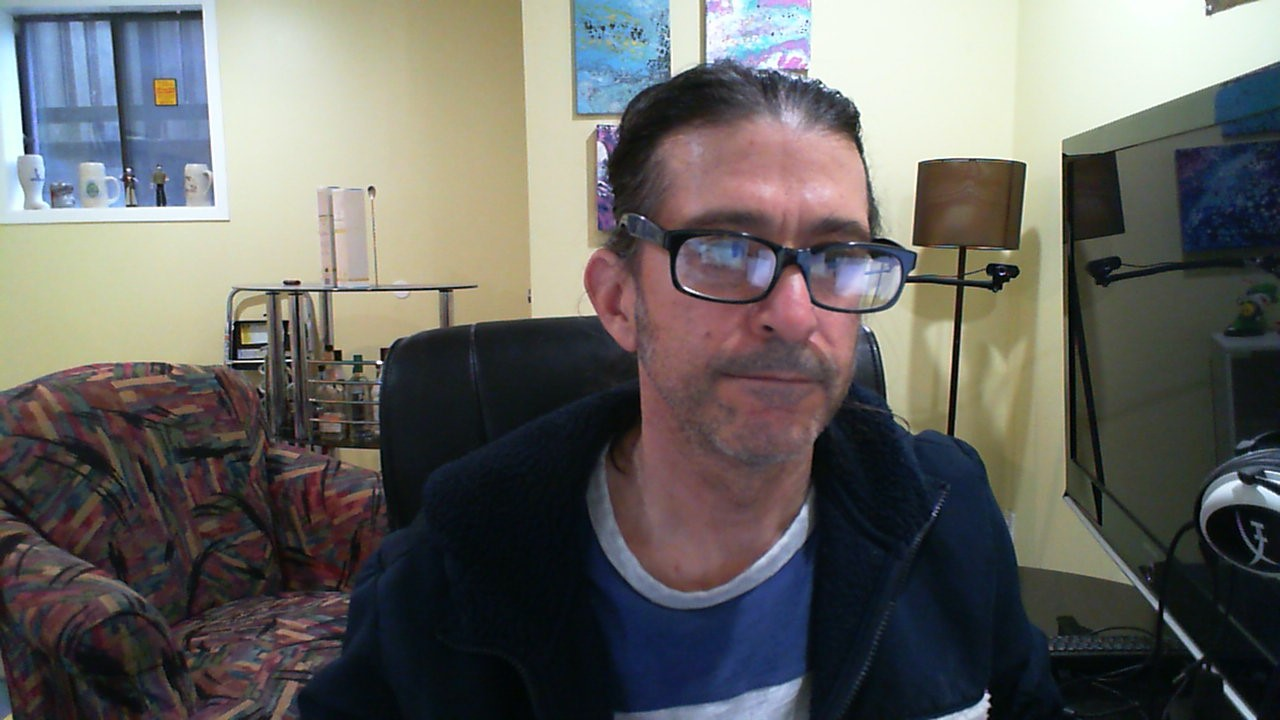
#> input picture Final_Project/dataset/real/10Cr.jpg, 1280 x 720 px, found by its file name; its folder holds 4 pictures in this run
$ python project.py   (Python 2 division)
#> lines starting #> are read from the running program, lines starting #| are printed output that depends on the picture
### Final_Project/lib/haar_cascade.py
from __future__ import print_function
import cv2
import argparse


class FaceFinder:
    def __init__(self, path) -> None:

        # load frontal face detector files
        cv2.samples.addSamplesDataSearchPath(path)
        front_face_cascade_name = "haarcascade_frontalface_default.xml"

        # load frontal alt detector files
        cv2.samples.addSamplesDataSearchPath(path)
        alt_face_cascade_name = "haarcascade_frontalface_alt.xml"

        # load frontal alt2 detector files
        cv2.samples.addSamplesDataSearchPath(path)
        alt2_face_cascade_name = "haarcascade_frontalface_alt2.xml"

        # load frontal profile detector files
        cv2.samples.addSamplesDataSearchPath(path)
        profile_face_cascade_name = "haarcascade_profileface.xml"

        # create and load the frontal face cascade
        self.frontal_face_cascade = cv2.CascadeClassifier()
        if not self.frontal_face_cascade.load(
            cv2.samples.findFile(front_face_cascade_name)
        ):
            print("--(!)Error loading frontal face cascade")
            exit(0)

        # create and load the alt face cascade
        self.alt_face_cascade = cv2.CascadeClassifier()
        if not self.alt_face_cascade.load(cv2.samples.findFile(alt_face_cascade_name)):
            print("--(!)Error loading alt face cascade")
            exit(0)

        # create and load the alt2 face cascade
        self.alt2_face_cascade = cv2.CascadeClassifier()
        if not self.alt2_face_cascade.load(
            cv2.samples.findFile(alt2_face_cascade_name)
        ):
            print("--(!)Error loading alt2 face cascade")
            exit(0)

        # create and load the profile face cascade
        self.profile_face_cascade = cv2.CascadeClassifier()
        if not self.profile_face_cascade.load(
            cv2.samples.findFile(profile_face_cascade_name)
        ):
            print("--(!)Error loading profile face cascade")
            exit(0)

    def ultimate_find_face(self, frame):
        face = self.find_frontal_face(frame)
        if face is not None:
            return face
        face = self.find_alt_face(frame)
        if face is not None:
            return face
        face = self.find_alt2_face(frame)
        if face is not None:
            return face
        face = self.find_profile_face(frame)
        return face

    def find_frontal_face(self, frame):
        # get the first face in the image
        faces = self.frontal_face_cascade.detectMultiScale(frame)
        if len(faces) == 0:
            return None
        face = self.frontal_face_cascade.detectMultiScale(frame)[0]
        x, y, width, height = face

        # crop the picture so it only includes that face
        face = frame[y : y + height, x : x + width]
        return face

    def find_alt_face(self, frame):
        # get the first face in the image
        faces = self.alt_face_cascade.detectMultiScale(frame)
        if len(faces) == 0:
            return None
        face = self.alt_face_cascade.detectMultiScale(frame)[0]
        x, y, width, height = face

        # crop the picture so it only includes that face
        face = frame[y : y + height, x : x + width]
        return face

    def find_alt2_face(self, frame):
        # get the first face in the image
        faces = self.alt2_face_cascade.detectMultiScale(frame)
        if len(faces) == 0:
            return None
        face = self.alt2_face_cascade.detectMultiScale(frame)[0]
        x, y, width, height = face

        # crop the picture so it only includes that face
        face = frame[y : y + height, x : x + width]
        return face

    def find_profile_face(self, frame):
        # get the first face in the image
        faces = self.profile_face_cascade.detectMultiScale(frame)
        if len(faces) == 0:
            return None
        face = self.profile_face_cascade.detectMultiScale(frame)[0]
        x, y, width, height = face

        # crop the picture so it only includes that face
        face = frame[y : y + height, x : x + width]
        return face

    def detect_triplet(self, triplet):
        center, left, right = triplet
        center_face = self.ultimate_find_face(center)
        left_face = self.ultimate_find_face(left)
        right_face = self.ultimate_find_face(right)
        return [
            center_face,
            left_face,
            right_face,
        ]

### Final_Project/project.py
import cv2
import numpy as np
from lib.haar_cascade import FaceFinder
from lib.helpers import show_img


def get_evaluation_matrix(predictions, actual):
    true_positive = 0
    false_positive = 0
    true_negative = 0
    false_negative = 0
    for p, a in zip(predictions, actual):
        if p == True and a == True:
            true_positive += 1
            continue
        if p == True and a == True:
            false_positive += 1
            continue
        if p == True and a == True:
            true_negative += 1
            continue
        if p == True and a == True:
            false_negative += 1
            continue
    return (
        true_positive,
        false_positive,
        true_negative,
        false_negative,
    )


def import_images():
    # initiate img types and path
    img_types = ["C", "L", "R"]
    data_path = "Final_Project/dataset/"

    real_imgs = [
        [cv2.imread(f"{data_path}real/{i}{t}r.jpg") for t in img_types]
        for i in range(1, 12 + 1)
    ]
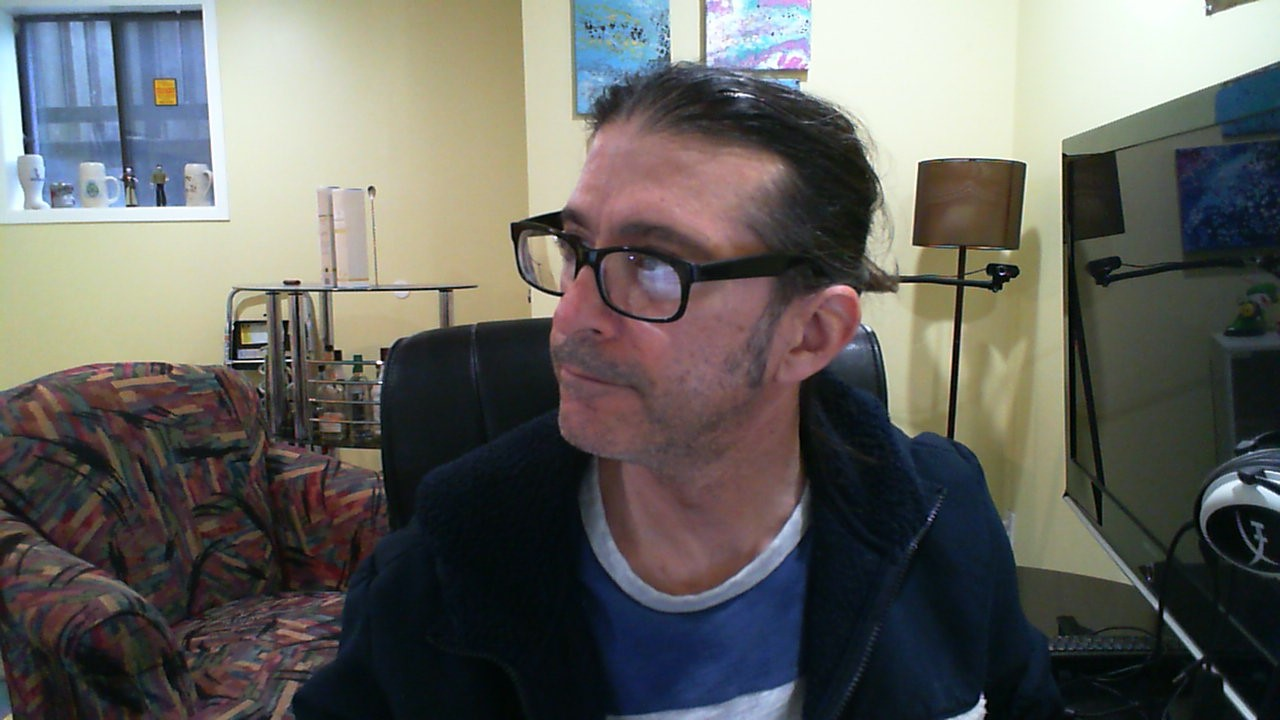
#> input picture Final_Project/dataset/real/10Lr.jpg, 1280 x 720 px, found by its file name
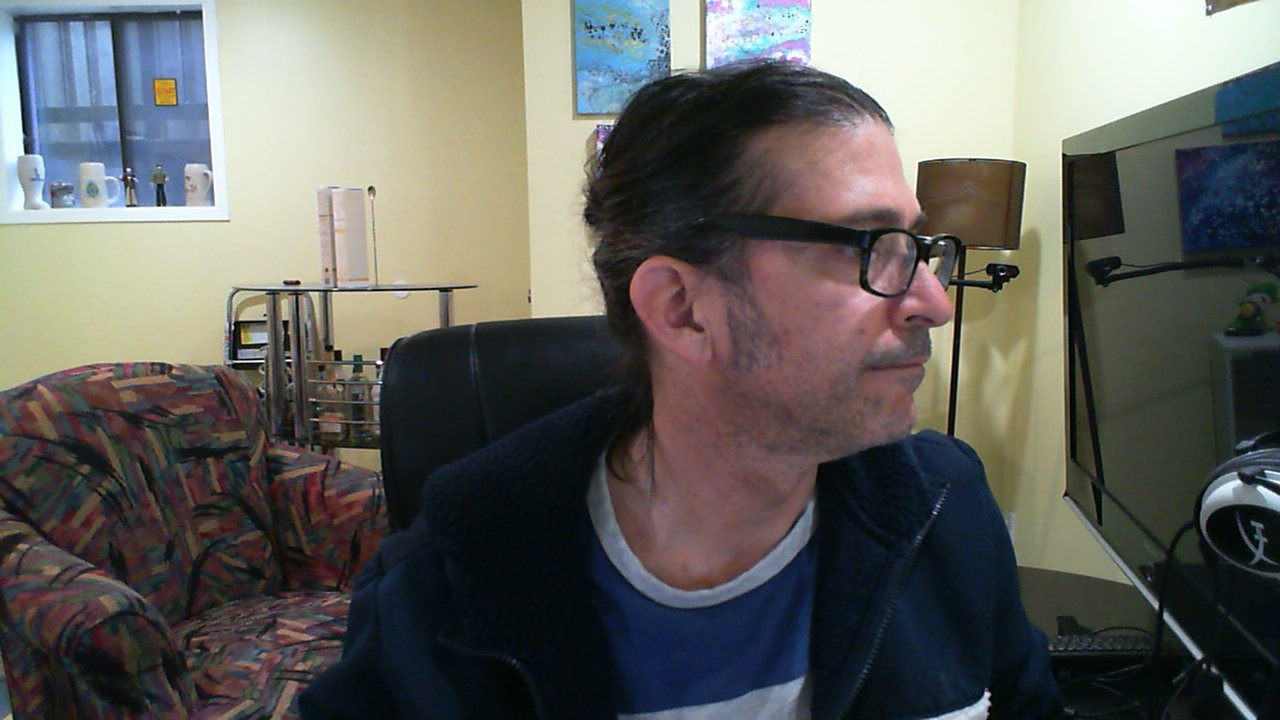
#> input picture Final_Project/dataset/real/10Rr.jpg, 1280 x 720 px, found by its file name
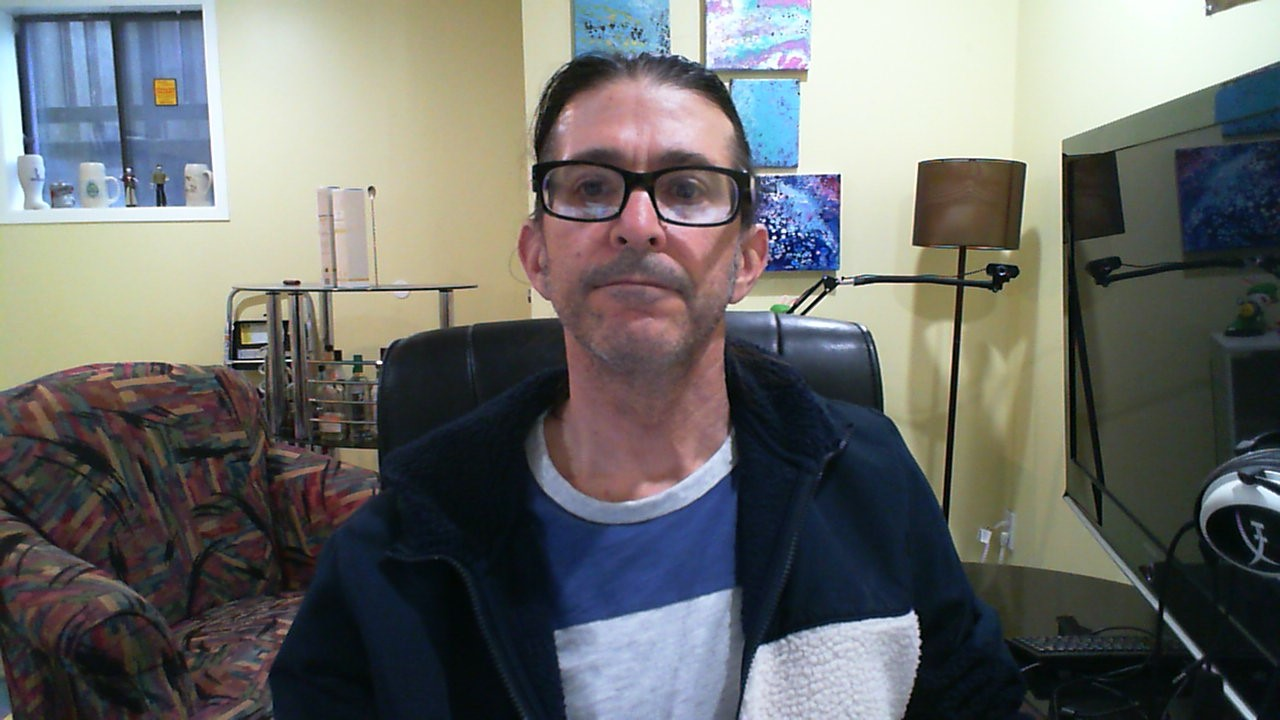
#> input picture Final_Project/dataset/real/11Cr.jpg, 1280 x 720 px, found by its file name
#> real_imgs = 12 items
    fake_imgs = [
        [cv2.imread(f"{data_path}fake/{i}{t}f.jpg") for t in img_types]
        for i in range(1, 12 + 1)
    ]
#> fake_imgs = 12 items
    test_imgs = [
        [cv2.imread(f"{data_path}test/{i}{t}t.jpg") for t in img_types]
        for i in range(1, 6 + 1)
    ]
#> test_imgs = 6 items
    return real_imgs, fake_imgs, test_imgs


def matches(img1, img2):
    my_SIFT_instance = cv2.SIFT_create()
    kp1, des1 = my_SIFT_instance.detectAndCompute(img1, None)
    kp2, des2 = my_SIFT_instance.detectAndCompute(img2, None)
    lowes = cv2.FlannBasedMatcher().knnMatch(
        np.asarray(des1, np.float32), np.asarray(des2, np.float32), k=2
    )

    leftPoints, rightPoints = [], []
    for m, n in lowes:
        if (m.distance / n.distance) < 0.8:
            rightPoints.append(kp2[m.trainIdx].pt)
            leftPoints.append(kp1[m.queryIdx].pt)

    leftPoints, rightPoints = np.int32(leftPoints), np.int32(rightPoints)

    return len(leftPoints)


def get_triplet_match(triplet, show_imgs=False):
    if show_imgs:
        show_img(triplet, names=["C", "L", "R"])

    center, left, right = triplet
    if center is None:
        return matches(left, right)
    if left is None:
        return matches(center, right)
    if right is None:
        return matches(center, left)

    # by now they should all exist
    # remove the smallest image in the triplet as there is sometimes a small image that is not a face
    sizes = [(img.shape[0] * img.shape[1], img) for img in triplet]
    try:
        sizes.remove(min(sizes))
    except:
        sizes = [sizes[0], sizes[1]]

    return matches(sizes[0][1], sizes[1][1])


def train(real_imgs, fake_imgs, face_finder):
    real_faces = [face_finder.detect_triplet(triplet) for triplet in real_imgs]
    fake_faces = [face_finder.detect_triplet(triplet) for triplet in fake_imgs]

    real_face_matches = [
        get_triplet_match(real_face_triplet) for real_face_triplet in real_faces
    ]
    fake_face_matches = [
        get_triplet_match(fake_face_triplet) for fake_face_triplet in fake_faces
    ]

    match_threshold = (max(real_face_matches) + min(fake_face_matches)) // 2

    return match_threshold


def detect(triplet, threshold):
    matches = get_triplet_match(triplet, show_imgs=True)
    if matches < threshold:
        return True
    return False


if __name__ == "__main__":
    # load the dataset
    real_imgs, fake_imgs, test_imgs = import_images()
#> real_imgs = 12 items; fake_imgs = 12 items; test_imgs = 6 items

    path = "Final_Project/res"
    face_finder = FaceFinder(path)

    match_threshold = train(real_imgs, fake_imgs, face_finder)
#> in detect_triplet, center is the input picture: shape (720, 1280, 3); mean B, G, R 98.5, 101.5, 102.4
#> in detect_triplet, left is the input picture: shape (720, 1280, 3); mean B, G, R 95.9, 100, 100.3
#> in detect_triplet, right is the input picture: shape (720, 1280, 3); mean B, G, R 93.8, 97.8, 98.1
#> in find_frontal_face (call 28), `faces = self.frontal_face_cascade.detectMultiScale(frame)`: faces = [[591, 112, 345, 345]]
#> in find_frontal_face (call 28), `face = self.frontal_face_cascade.detectMultiScale(frame)[0]`: face = [591, 112, 345, 345]
#> in find_frontal_face (call 28), `x, y, width, height = face`: x = 591; y = 112; width = 345
#> in find_frontal_face (call 28), `face = frame[y : y + height, x : x + width]`:
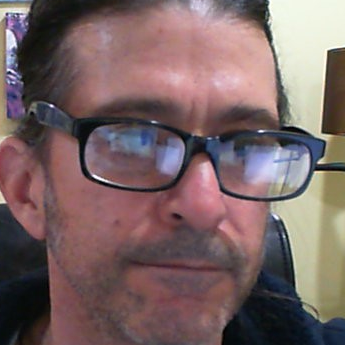
#> face: shape (345, 345, 3); mean B, G, R 100.5, 100.4, 121.5
#> in find_profile_face (call 28), `faces = self.profile_face_cascade.detectMultiScale(frame)`: faces = [[477, 87, 422, 422]]
#> in find_profile_face (call 28), `face = self.profile_face_cascade.detectMultiScale(frame)[0]`: face = [477, 87, 422, 422]
#> in find_profile_face (call 28), `x, y, width, height = face`: x = 477; y = 87; width = 422
#> in find_profile_face (call 28), `face = frame[y : y + height, x : x + width]`:
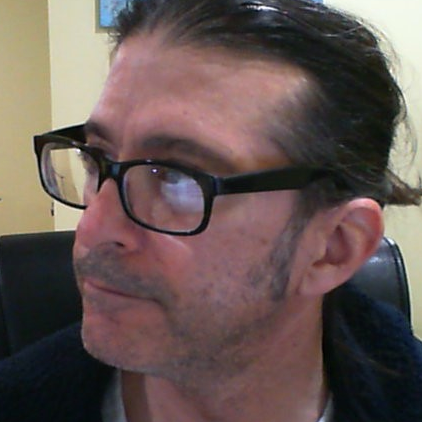
#> face: shape (422, 422, 3); mean B, G, R 83.7, 87.3, 102.5
#> in find_alt_face (call 29), `faces = self.alt_face_cascade.detectMultiScale(frame)`: faces = [[1050, 214, 154, 154]]
#> in find_alt_face (call 29), `face = self.alt_face_cascade.detectMultiScale(frame)[0]`: face = [1050, 214, 154, 154]
#> in find_alt_face (call 29), `x, y, width, height = face`: x = 1050; y = 214; width = 154
#> in find_alt_face (call 29), `face = frame[y : y + height, x : x + width]`:
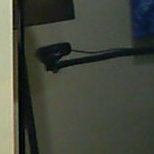
#> face: shape (154, 154, 3); mean B, G, R 61.7, 72.4, 68.5
#> in detect_triplet, center is the input picture: shape (720, 1280, 3); mean B, G, R 107.1, 109.3, 107.7
#> in find_frontal_face (call 31), `faces = self.frontal_face_cascade.detectMultiScale(frame)`: faces = [[510, 87, 252, 252]]
#> in find_frontal_face (call 31), `face = self.frontal_face_cascade.detectMultiScale(frame)[0]`: face = [510, 87, 252, 252]
#> in find_frontal_face (call 31), `x, y, width, height = face`: x = 510; y = 87; width = 252
#> in find_frontal_face (call 31), `face = frame[y : y + height, x : x + width]`:
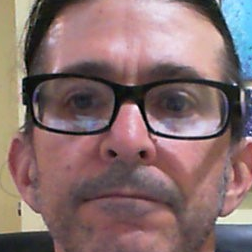
#> face: shape (252, 252, 3); mean B, G, R 110.4, 110.6, 135.3
#> in train, `real_faces = [face_finder.detect_triplet(triplet) for triplet in real_..`: real_faces = 12 items
#> (the run stopped early here; a loop or call above may not have finished)
